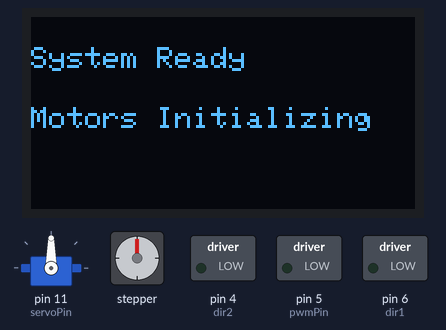
A sketch run on a simulated Arduino Uno, built with avr-gcc and run on an emulated ATmega328P. On the bench: servo, 128×64 one-colour display, stepper motor, switched loads named in the sketch (green lamp = pin HIGH). Stepper angles assume 2048 steps per turn; what the sketch prints to the serial monitor is not drawn.

Above: at 0.1 s.
At 1.8 s:
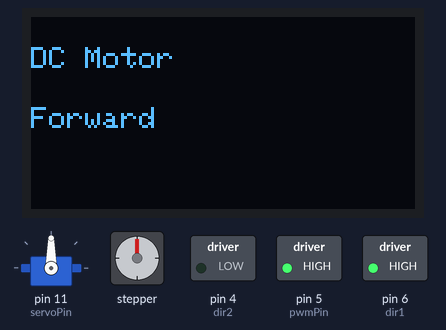
At 5.85 s:
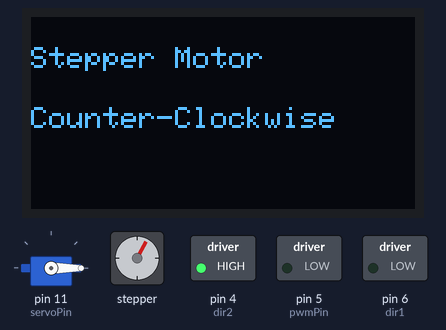
At 10.63 s:
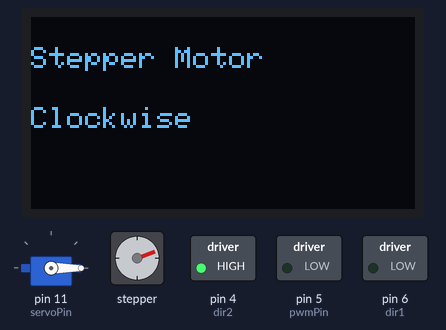
At 19.26 s:
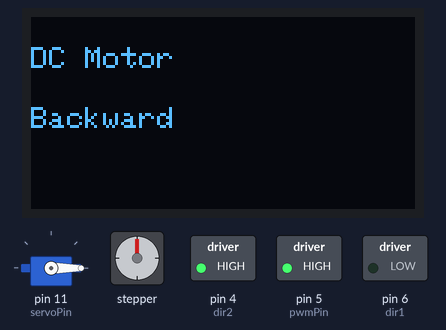
At 34.9 s:
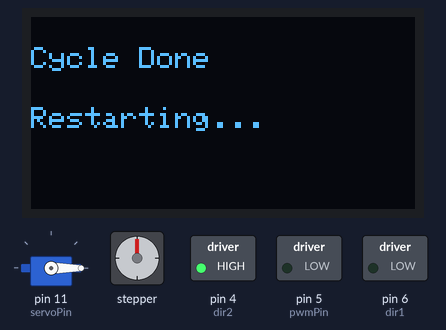
Timing chart, 0 to 40.0 s (numbered marks = the images above):
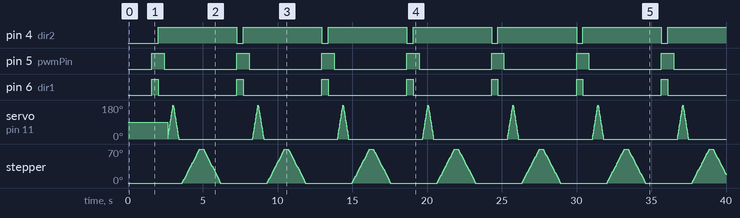

Measured:
- by itself, pin 4 (dir2): alternates HIGH for 5.3 s and LOW for 0.43 s
- by itself, pin 5 (pwmPin): alternates HIGH for 0.83 s and LOW for 4.9 s
- by itself, pin 6 (dir1): alternates HIGH for 0.43 s and LOW for 5.3 s
- by itself, stepper: turns 70° clockwise in 1.2 s, then 70° counter-clockwise in 1.1 s, repeating every 5.7 s
- what the display in image 1 shows lasts 0.4 s, from 1.6 s to 2.0 s
- what the display in image 4 shows lasts 0.7 s, from 19.1 s to 19.8 s

The sketch:

motionworkshopcode3.ino
```cpp
#include <Servo.h>
#include <Stepper.h>
#include <Wire.h>
#include <Adafruit_GFX.h>
#include <Adafruit_SSD1306.h>

//
// --- OLED SETUP ---
//
#define SCREEN_WIDTH 128
#define SCREEN_HEIGHT 64
#define OLED_RESET -1
#define OLED_ADDR 0x3C

Adafruit_SSD1306 display(SCREEN_WIDTH, SCREEN_HEIGHT, &Wire, OLED_RESET);

//
// --- SERVO ---
//
Servo myServo;
const int servoPin = 11;

//
// --- DC MOTOR ---
//
const int pwmPin = 5;
const int dir1 = 6;
const int dir2 = 4;

//
// --- STEPPER MOTOR ---
//
const int stepsPerRevolution = 2048;
Stepper myStepper(stepsPerRevolution, 8, 10, 9, 7);

void showOLED(const char* line1, const char* line2) {
  display.clearDisplay();
  display.setTextSize(1);
  display.setTextColor(SSD1306_WHITE);
  display.setCursor(0, 10);
  display.println(line1);
  display.setCursor(0, 30);
  display.println(line2);
  display.display();
}

void setup() {

  // DC Motor setup
  pinMode(pwmPin, OUTPUT);
  pinMode(dir1, OUTPUT);
  pinMode(dir2, OUTPUT);

  // Servo setup
  myServo.attach(servoPin);

  // Stepper setup
  myStepper.setSpeed(10);

  Serial.begin(9600);

  // OLED init
  if (!display.begin(SSD1306_SWITCHCAPVCC, OLED_ADDR)) {
    Serial.println("OLED not found");
    while (true);
  }

  showOLED("System Ready", "Motors Initializing");
  delay(1500);

  Serial.println("Running Each Motor One by One...");
}

void loop() {

  // ============================
  // 1️⃣ DC MOTOR SECTION
  // ============================
  showOLED("DC Motor", "Forward");
  Serial.println("DC Motor Forward");
  analogWrite(pwmPin, 255);
  digitalWrite(dir1, HIGH);
  digitalWrite(dir2, LOW);
  delay(400);

  showOLED("DC Motor", "Backward");
  Serial.println("DC Motor Backward");
  digitalWrite(dir1, LOW);
  digitalWrite(dir2, HIGH);
  delay(400);

  analogWrite(pwmPin, 0);
  delay(200);

  // ============================
  // 2️⃣ SERVO MOTOR SECTION
  // ============================
  showOLED("Servo Motor", "Sweeping");
  Serial.println("Servo Sweep");

  for (int angle = 0; angle <= 180; angle += 5) {
    myServo.write(angle);
    delay(10);
  }

  for (int angle = 180; angle >= 0; angle -= 5) {
    myServo.write(angle);
    delay(10);
  }

  delay(200);

  // ============================
  // 3️⃣ STEPPER MOTOR SECTION
  // ============================
  showOLED("Stepper Motor", "Clockwise");
  Serial.println("Stepper Clockwise");
  myStepper.step(400);
  delay(200);

  showOLED("Stepper Motor", "Counter-Clockwise");
  Serial.println("Stepper Counterclockwise");
  myStepper.step(-400);
  delay(200);

  showOLED("Cycle Done", "Restarting...");
  Serial.println("Cycle Done\n");
  delay(800);
}
```
